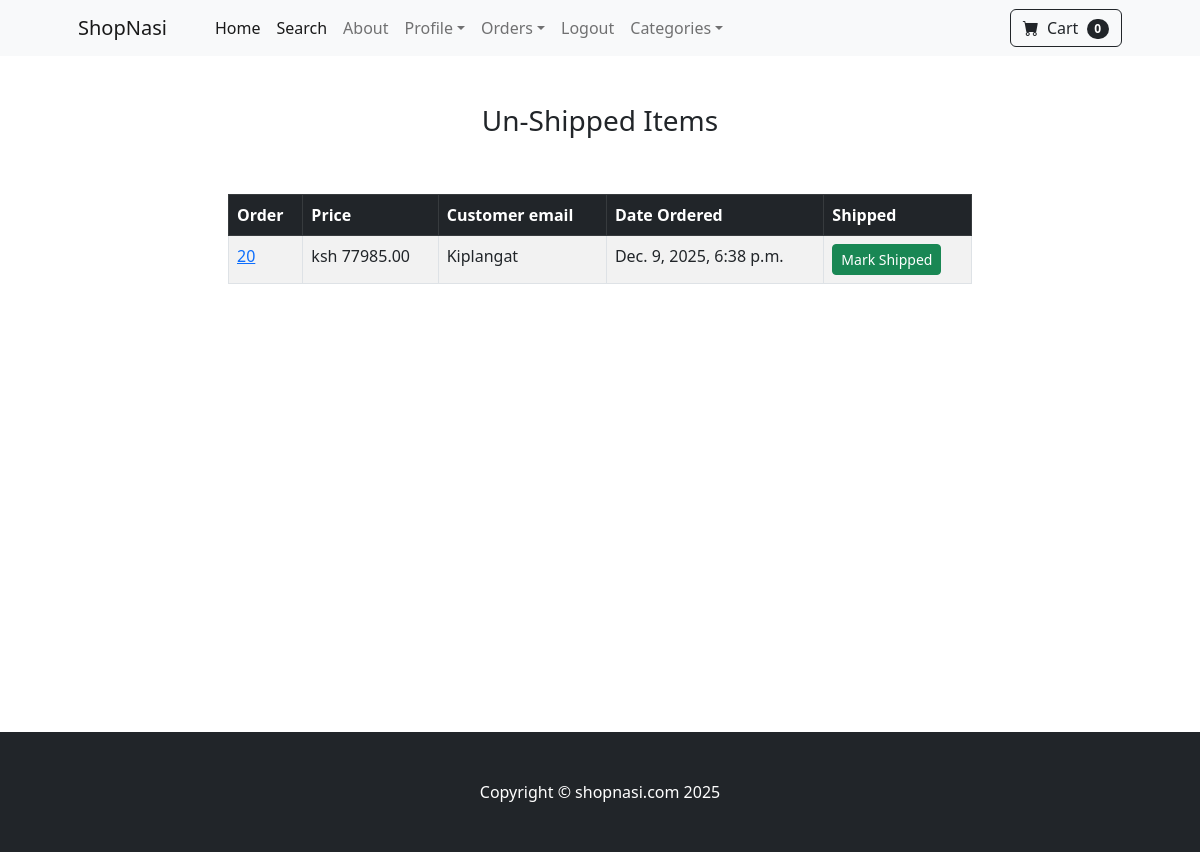
Page /payment/not_shipped_dash (signed in) on the committed database.
### payment/models.py (models this page shows, shortened)
class Order(models.Model):
    user = models.ForeignKey(User, on_delete=models.CASCADE, null=True, blank=True)
    full_name = models.CharField(max_length=250)
    email = models.EmailField(max_length=250)
    shipping_address = models.TextField(max_length=15000)
    amount_paid = models.DecimalField(max_digits=10, decimal_places=2)
    date_ordered = models.DateTimeField(auto_now_add=True)
    shipped = models.BooleanField(default=False)
    date_shipped = models.DateTimeField(blank=True, null=True)

### payment/views.py (the view, shortened to what this page needs)
# urls.py: path('not_shipped_dash', views.not_shipped_dash, name='not_shipped_dash'),
def not_shipped_dash(request):
    if request.user.is_authenticated and request.user.is_superuser:
        orders = Order.objects.filter(shipped=False)
        return render(request,"payment/not_shipped_dash.html",{"orders":orders})
    else:
        messages.success(request, "Access denied!")
        return redirect('home')

### cart/cart.py (called while the page is built)
    def __len__(self):
        return len(self.cart)

### cart/context_processors.py (called while the page is built)
def cart(request):
    return {'cart': Cart(request)}

### payment/templates/payment/not_shipped_dash.html (shortened to what this page needs)
{% extends 'base.html' %}
{% block content %}
        <div class="container">
            <div class="row">
                <center>
                    <div class="col-8">
                        <br><br>
                        <h3>Un-Shipped Items</h3>
                        <br><br>
                        <table class="table table-striped table-hover table-bordered">
  <thead class="table-dark">
    <tr>
      <th scope="col">Order</th>
      <th scope="col">Price</th>
      <th scope="col">Customer email</th>
      <th scope="col">Date Ordered</th>
      <th scope="col">Shipped </th>
    </tr>
  </thead>
  <tbody>
    {% for item in orders%}
    <tr>
      <td><a href="{% url 'orders' item.id %}">{{ item.id }}</a></td>
      <td>ksh {{ item.amount_paid }}</td>
      <td>{{ item.email }}</td>
      <td>{{ item.date_ordered }}</td>
      <td>
        <form method="POST">
            <button type="submit" class="btn btn-success btn-sm">Mark Shipped</button>
        </form>
      </td>
    </tr>
    {% endfor %}
  </tbody>
</table>
                    </div>
                </center>
            </div>
        </div>
        <br><br><br><br><br><br>
        <br><br><br><br><br><br>
        <br><br><br><br><br><br>
{% endblock %}

### rows in the picture
Order: id "20", amount_paid "77985.00", email "Kiplangat", date_ordered "Dec. 9, 2025, 6:38 p.m."

### other values in the picture
{{ cart|length }} "0"
